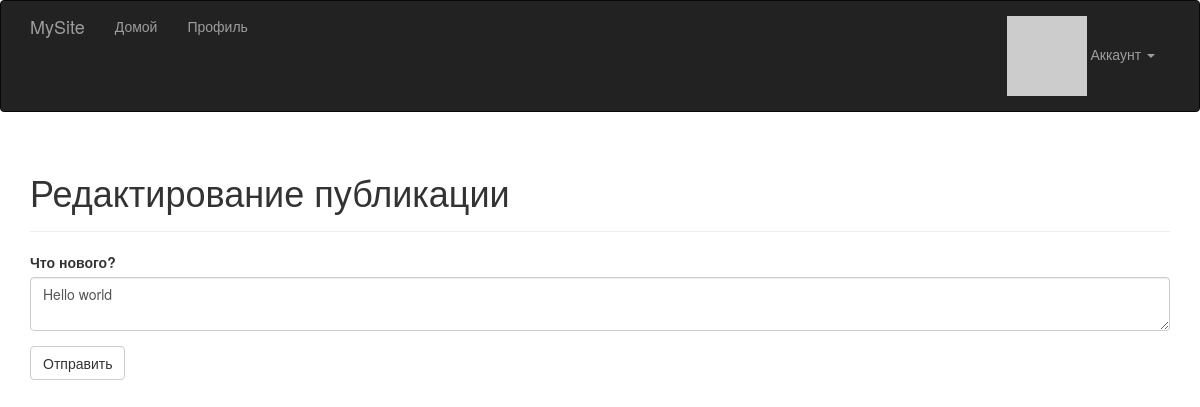
Before: /edit/1 (signed in) with the older database file.
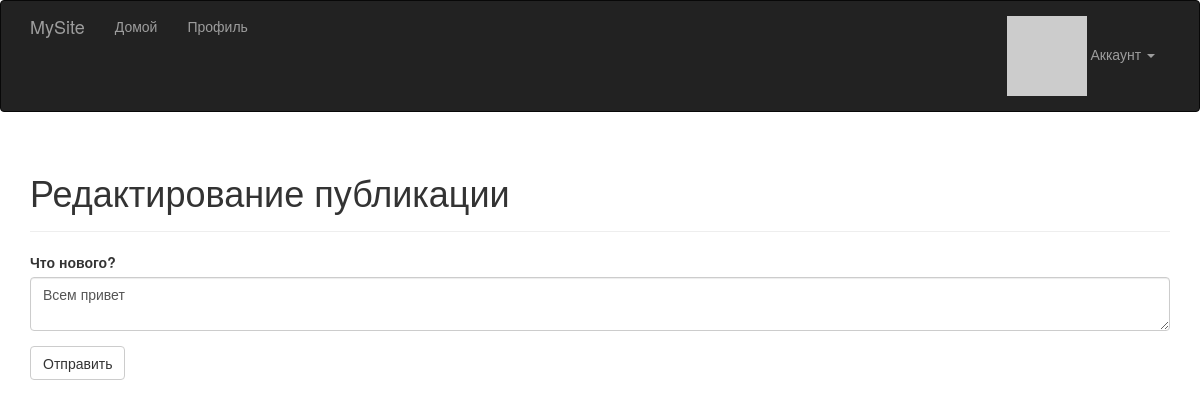
After: the same page with the newer database file.
### app/models.py (models this page shows, shortened)
class Post(db.Model):
    __tablename__ = 'posts'
    id = db.Column(db.Integer, primary_key=True)
    body = db.Column(db.Text)
    body_html = db.Column(db.Text)
    timestamp = db.Column(db.DateTime, index=True, default=datetime.utcnow)
    author_id = db.Column(db.Integer, db.ForeignKey('users.id'))

### app/main/views.py (the view)
@main.route('/edit/<int:id>', methods=['GET', 'POST'])
@login_required
def edit(id):
    post = Post.query.get_or_404(id)
    if current_user != post.author and \
            not current_user.can(Permission.ADMIN):
        abort(403)
    form = PostForm()
    if form.validate_on_submit():
        post.body = form.body.data
        db.session.add(post)
        db.session.commit()
        flash('Публикация обновлена.')
        return redirect(url_for('.post', id=post.id))
    form.body.data = post.body
    return render_template('edit_post.html', form=form)

### app/main/forms.py
class PostForm(FlaskForm):
    body = PageDownField("Что нового?", validators=[DataRequired()])
    submit = SubmitField('Отправить')

### app/auth/views.py (called while the page is built)
@auth.before_app_request
def before_request():
    if current_user.is_authenticated:
        current_user.ping()
        if not current_user.confirmed \
                and request.endpoint \
                and request.blueprint != 'auth' \
                and request.endpoint != 'static':
            return redirect(url_for('auth.unconfirmed'))

### app/main/__init__.py (called while the page is built)
@main.app_context_processor
def inject_permissions():
    return dict(Permission=Permission)

### app/models.py (called while the page is built)
@login_manager.user_loader
def load_user(user_id):
    return User.query.get(int(user_id))

    def ping(self):
        self.last_seen = datetime.utcnow()
        db.session.add(self)

    def gravatar(self, size=100, default='identicon', rating='g'):
        url = 'https://secure.gravatar.com/avatar'
        hash = self.avatar_hash or self.gravatar_hash()
        return '{url}/{hash}?s={size}&d={default}&r={rating}'.format(
            url=url, hash=hash, size=size, default=default, rating=rating)

### app/templates/edit_post.html (shortened to what this page needs)
{% extends "base.html" %}
{% import "bootstrap/wtf.html" as wtf %}
{% block page_content %}
<div class="page-header">
    <h1>Редактирование публикации</h1>
</div>
<div>
    {{ wtf.quick_form(form) }}
</div>
{% endblock %}

Changed rows visible on the page:
changed Post: body "Hello world" → "Всем привет"
